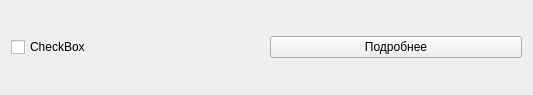
<?xml version="1.0" encoding="UTF-8"?>
<ui version="4.0">
 <class>Form</class>
 <widget class="QWidget" name="Form">
  <property name="geometry">
   <rect>
    <x>0</x>
    <y>0</y>
    <width>533</width>
    <height>95</height>
   </rect>
  </property>
  <property name="windowTitle">
   <string>Form</string>
  </property>
  <layout class="QGridLayout" name="gridLayout">
   <item row="0" column="1">
    <widget class="QPushButton" name="moreInfoButton">
     <property name="text">
      <string>Подробнее</string>
     </property>
    </widget>
   </item>
   <item row="0" column="0">
    <widget class="QCheckBox" name="task">
     <property name="text">
      <string>CheckBox</string>
     </property>
    </widget>
   </item>
  </layout>
 </widget>
 <resources/>
 <connections/>
</ui>
